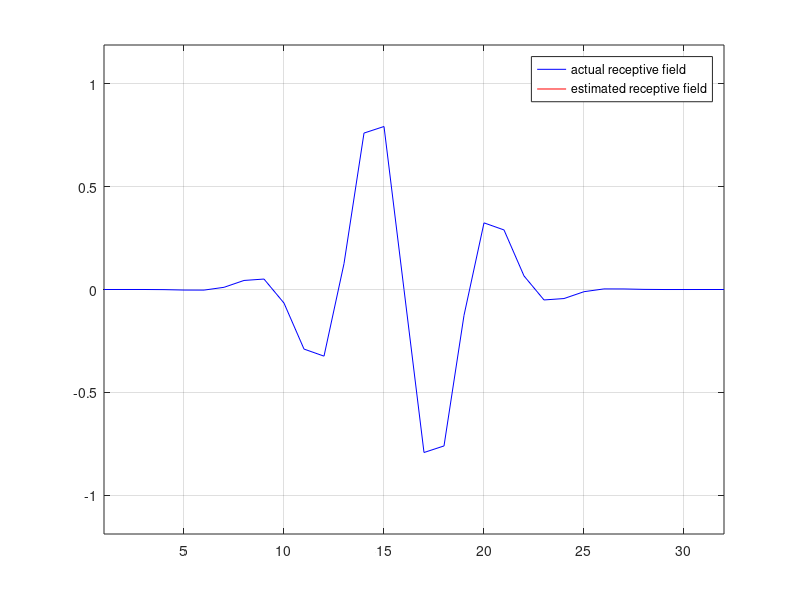
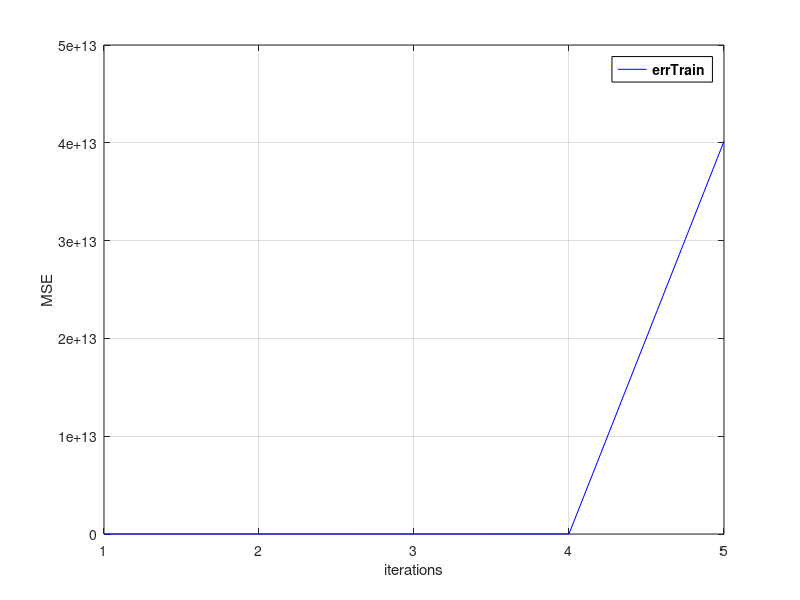

Recreate these plots in MATLAB, in order.
% assign_1d_RF_sysIdent_overfit.m 
%
% demonstrate overfitting, for simple regression estimation of 1-d (spatial) receptive field
% use hold-back dataset, compare learning curves for training vs validation sets
%   use to illustrate how "early stopping" can work

% note: error = mean-squares not sum-squares

% for early stopping:  save RF estimate when prediction of validation set starts to get worse

clear all;  close all;  fprintf(1,'\n\n\n\n\n\n');

rng('default');   % "standard" random number seed -> reproducible simulations

nRFpts = 32;    % number of points in receptive field (== number of parameters to be estimated)
nMeasTrain = 60;    % number of measurements to use for receptive field estimation
nMeasValid = 40;    % additional measurements to use for validation

noiseAmp = 0.4; % amplitude of noise

eta = input('learning rate:   ');  % learning rate

num_iterations = input('number of batch-mode iterations:   '); 

% define a model receptive field (Gabor function), and plot it
xPtsK = 1:1:nRFpts;
mu = nRFpts/2;   lambda = nRFpts/5;   sig = lambda*0.5;
env = exp(-(xPtsK-mu).^2/(2*sig^2));  % Gaussian envelope
receptiveField = env.*sin(2*pi*xPtsK/lambda);
figure(1);    
plot(xPtsK,receptiveField,'b-');      grid;

% create 2 input signals (stimulus sets):   white noise, range from -1 to +1
stimTrain = (rand(nRFpts,nMeasTrain) - 0.5);   % nMeasTrain measurements, for nRFpts pixels

% simulate response of the model system (receptive field) to input signal:
respTrain = receptiveField*stimTrain + noiseAmp*randn(1,nMeasTrain);  % (with some added noise) 
% stim   = nRFpts x nMeas
% resp   = 1 x nMeas           % note stim and resp are ~ zero-mean (as they need to be)
% w      = 1 x nRFpts

% w = randn(1,nRFpts);  % random initial weights (conventional practice) 
w = zeros(1,nRFpts);  % initialize weights (receptive field estimate) - "sparse prior"

errTrain = zeros(num_iterations,1);     % initialize histories

for iteration = 1:num_iterations    % loop over iterations

   respCalc = w*stimTrain;     % predicted response for estimation dataset

   % gradient descent
   dw = (respCalc - respTrain)*stimTrain'; %  gradient
   w = w - eta*dw;   % learning rule:  update weights   
   
   errTrain(iteration) = mean((respTrain - respCalc).^2);   % record error-squared for history

   plot(xPtsK,receptiveField,'b-',xPtsK,w,'r-');   grid;

   xMin = min(xPtsK);    xMax = max(xPtsK);   % set axis limits, to keep things stable
   yMin = 1.5*min(receptiveField);  yMax = 1.5*max(receptiveField);
   axis ([xMin xMax  yMin yMax]);
   legend('actual receptive field','estimated receptive field');
   drawnow  
end

figure(2); 
plot(1:1:num_iterations,errTrain,'b-');  %,1:1:num_iterations,errValid,'r-');
han.legend = legend('errTrain','Location','NorthEast');  % legend in upper right
set(han.legend,'FontSize',10);
set(han.legend,'FontWeight','bold');
set(han.legend,'EdgeColor','black');
grid on;  xlabel('iterations');  ylabel('MSE');
drawnow;


